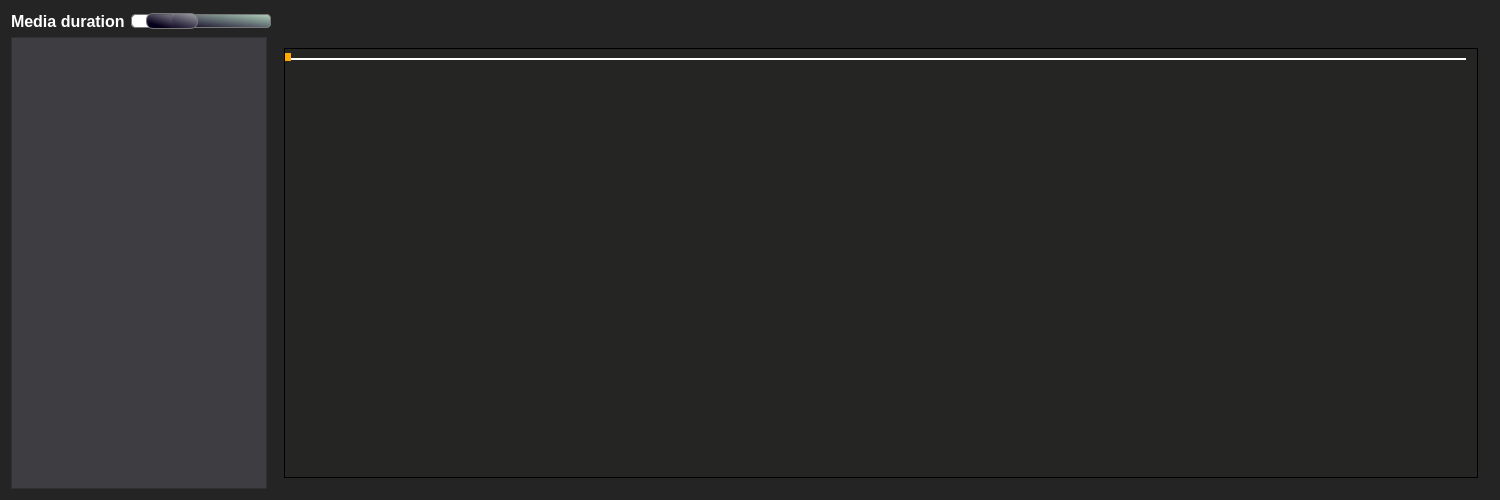
<?xml version="1.0" encoding="UTF-8"?>
<ui version="4.0">
 <class>TimeLine</class>
 <widget class="QWidget" name="TimeLine">
  <property name="geometry">
   <rect>
    <x>0</x>
    <y>0</y>
    <width>1500</width>
    <height>500</height>
   </rect>
  </property>
  <property name="minimumSize">
   <size>
    <width>1500</width>
    <height>200</height>
   </size>
  </property>
  <property name="maximumSize">
   <size>
    <width>4000</width>
    <height>500</height>
   </size>
  </property>
  <property name="windowTitle">
   <string>TimeLine</string>
  </property>
  <property name="styleSheet">
   <string notr="true">QWidget
{
background: rgb(36, 36, 36);
}</string>
  </property>
  <layout class="QVBoxLayout" name="verticalLayout_2">
   <item>
    <layout class="QHBoxLayout" name="horizontalLayout_2">
     <property name="rightMargin">
      <number>9</number>
     </property>
     <item>
      <widget class="QLabel" name="timeLabel">
       <property name="sizePolicy">
        <sizepolicy hsizetype="Fixed" vsizetype="Preferred">
         <horstretch>0</horstretch>
         <verstretch>0</verstretch>
        </sizepolicy>
       </property>
       <property name="minimumSize">
        <size>
         <width>110</width>
         <height>0</height>
        </size>
       </property>
       <property name="font">
        <font>
         <pointsize>12</pointsize>
         <weight>75</weight>
         <bold>true</bold>
        </font>
       </property>
       <property name="styleSheet">
        <string notr="true">QLabel
{
color: white;

}</string>
       </property>
       <property name="text">
        <string>Media duration</string>
       </property>
      </widget>
     </item>
     <item>
      <widget class="QSlider" name="zoomingSlider">
       <property name="sizePolicy">
        <sizepolicy hsizetype="Maximum" vsizetype="Minimum">
         <horstretch>0</horstretch>
         <verstretch>0</verstretch>
        </sizepolicy>
       </property>
       <property name="minimumSize">
        <size>
         <width>140</width>
         <height>0</height>
        </size>
       </property>
       <property name="styleSheet">
        <string notr="true">QSlider::groove:horizontal {
border: 1px solid #bbb;
background: white;
height: 12px;
border-radius: 5px;
}

QSlider::sub-page:horizontal {

background: qlineargradient(x1: 0, y1: 0.2, x2: 1, y2: 1,
    stop: 0 #bbf, stop: 1 #55f);
border: 1px solid #777;
height: 10px;
border-radius: 4px;
}

QSlider::add-page:horizontal {
background: qlineargradient(spread:pad, x1:0, y1:1, x2:1, y2:0, stop:0 rgba(12, 0, 34, 255), stop:1 rgba(176, 209, 187, 255));
border: 1px solid #777;
height: 10px;
border-radius: 4px;
}

QSlider::handle:horizontal {
background:qlineargradient(spread:pad, x1:0, y1:1, x2:1, y2:0, stop:0.215909 rgba(7, 0, 27, 255), stop:0.994318 rgba(174, 174, 180, 210));
border: 1px solid #777;
width: 50px;
margin-top: -2px;
margin-bottom: -2px;
border-radius: 7px;
}

QSlider::handle:horizontal:hover {
background: qlineargradient(spread:pad, x1:0, y1:1, x2:1, y2:0, stop:0 rgba(0, 0, 0, 255), stop:1 rgba(90, 181, 237, 255));
border: 1px solid #444;
border-radius: 4px;
}

QSlider::sub-page:horizontal:disabled {
background: #bbb;
border-color: #999;
}

QSlider::add-page:horizontal:disabled {
background: #eee;
border-color: #999;
}

QSlider::handle:horizontal:disabled {
background: #eee;
border: 1px solid #aaa;
border-radius: 4px;
}</string>
       </property>
       <property name="minimum">
        <number>1</number>
       </property>
       <property name="maximum">
        <number>25</number>
       </property>
       <property name="singleStep">
        <number>1</number>
       </property>
       <property name="pageStep">
        <number>1</number>
       </property>
       <property name="value">
        <number>5</number>
       </property>
       <property name="orientation">
        <enum>Qt::Horizontal</enum>
       </property>
      </widget>
     </item>
     <item>
      <spacer name="horizontalSpacer">
       <property name="orientation">
        <enum>Qt::Horizontal</enum>
       </property>
       <property name="sizeHint" stdset="0">
        <size>
         <width>40</width>
         <height>20</height>
        </size>
       </property>
      </spacer>
     </item>
    </layout>
   </item>
   <item>
    <layout class="QHBoxLayout" name="horizontalLayout">
     <item>
      <widget class="QListWidget" name="sourcesList">
       <property name="sizePolicy">
        <sizepolicy hsizetype="Minimum" vsizetype="Expanding">
         <horstretch>0</horstretch>
         <verstretch>0</verstretch>
        </sizepolicy>
       </property>
       <property name="styleSheet">
        <string notr="true">QListWidget
{
background-color: rgb(62, 62, 66)
}
QListWidget::item:selected
{
    background: rgb(128,128,255);
}

 QScrollBar:vertical {
	background:rgb(238, 238, 238);
    width: 10px;
}
QScrollBar::handle:vertical {
    background: rgb(58, 64, 85);
    min-heigth: 6px;
	heigth:10px;
	max-heigth:15px;
	border: 1px solid rgb(29, 0, 58);
	border-radius:5px;
}
QScrollBar::add-page:vertical, QScrollBar::sub-page:vertical {
background: none;
}
QScrollBar::right-arrow:vertical, QScrollBar::left-arrow:vertical
{
background:none;
color:none;
}
QScrollBar::add-line:vertical {
      border: none;
      background: none;
}

QScrollBar::sub-line:vertical {
      border: none;
      background: none;
}
 QScrollBar:horizontal {
	background:rgb(238, 238, 238);
    height: 10px;
}
QScrollBar::handle:horizontal {
    background: rgb(58, 64, 85);
    min-width: 6px;
	width:10px;
	max-width:15px;
	border: 1px solid rgb(29, 0, 58);
	border-radius:5px;
}
QScrollBar::add-page:horizontal, QScrollBar::sub-page:horizontal {
background: none;
}
QScrollBar::right-arrow:horizontal, QScrollBar::left-arrow:horizontal
{
background:none;
color:none;
}
QScrollBar::add-line:horizontal {
      border: none;
      background: none;
}

QScrollBar::sub-line:horizontal {
      border: none;
      background: none;
}

 </string>
       </property>
      </widget>
     </item>
     <item>
      <widget class="QWidget" name="widget" native="true">
       <layout class="QVBoxLayout" name="verticalLayout_4">
        <item>
         <widget class="QScrollArea" name="scrollArea">
          <property name="sizePolicy">
           <sizepolicy hsizetype="MinimumExpanding" vsizetype="Minimum">
            <horstretch>0</horstretch>
            <verstretch>0</verstretch>
           </sizepolicy>
          </property>
          <property name="minimumSize">
           <size>
            <width>1000</width>
            <height>395</height>
           </size>
          </property>
          <property name="styleSheet">
           <string notr="true">QScrollArea
{
border: 1px solid black;

}

 QScrollBar:horizontal {
	background:rgb(238, 238, 238);
    height: 14px;
}
QScrollBar::handle:horizontal {
    background: rgb(58, 64, 85);
    min-width: 12px;
	border: 1px solid rgb(29, 0, 58);
	border-radius:5px;
	height: 8px;
}
QScrollBar::add-page:horizontal, QScrollBar::sub-page:horizontal {
background: none;
}
QScrollBar::right-arrow:horizontal, QScrollBar::left-arrow:horizontal
{
background:none;
color:none;
}
QScrollBar::add-line:horizontal {
      border: none;
      background: none;
}

QScrollBar::sub-line:horizontal {
      border: none;
      background: none;
}



 QScrollBar:vertical {
	background:rgb(238, 238, 238);
    width: 10px;
}
QScrollBar::handle:vertical {
    background: rgb(58, 64, 85);
    min-heigth: 6px;
	heigth:10px;
	max-heigth:15px;
	border: 1px solid rgb(29, 0, 58);
	border-radius:5px;
}
QScrollBar::add-page:vertical, QScrollBar::sub-page:vertical {
background: none;
}
QScrollBar::right-arrow:vertical, QScrollBar::left-arrow:vertical
{
background:none;
color:none;
}
QScrollBar::add-line:vertical {
      border: none;
      background: none;
}

QScrollBar::sub-line:vertical {
      border: none;
      background: none;
}</string>
          </property>
          <property name="frameShape">
           <enum>QFrame::Box</enum>
          </property>
          <property name="frameShadow">
           <enum>QFrame::Sunken</enum>
          </property>
          <property name="lineWidth">
           <number>0</number>
          </property>
          <property name="verticalScrollBarPolicy">
           <enum>Qt::ScrollBarAsNeeded</enum>
          </property>
          <property name="horizontalScrollBarPolicy">
           <enum>Qt::ScrollBarAsNeeded</enum>
          </property>
          <property name="sizeAdjustPolicy">
           <enum>QAbstractScrollArea::AdjustToContents</enum>
          </property>
          <property name="widgetResizable">
           <bool>true</bool>
          </property>
          <property name="alignment">
           <set>Qt::AlignCenter</set>
          </property>
          <widget class="QWidget" name="Content">
           <property name="geometry">
            <rect>
             <x>0</x>
             <y>0</y>
             <width>1198</width>
             <height>430</height>
            </rect>
           </property>
           <property name="sizePolicy">
            <sizepolicy hsizetype="Preferred" vsizetype="Preferred">
             <horstretch>0</horstretch>
             <verstretch>0</verstretch>
            </sizepolicy>
           </property>
           <property name="minimumSize">
            <size>
             <width>0</width>
             <height>0</height>
            </size>
           </property>
           <property name="styleSheet">
            <string notr="true">QWidget
{
background-color:rgb(37,38,36);
border:0px solid black;
}</string>
           </property>
           <layout class="QVBoxLayout" name="verticalLayout">
            <property name="leftMargin">
             <number>0</number>
            </property>
            <property name="topMargin">
             <number>0</number>
            </property>
            <item>
             <widget class="TimeLineSlider" name="horizontalSlider">
              <property name="sizePolicy">
               <sizepolicy hsizetype="Minimum" vsizetype="Maximum">
                <horstretch>0</horstretch>
                <verstretch>0</verstretch>
               </sizepolicy>
              </property>
              <property name="minimumSize">
               <size>
                <width>150</width>
                <height>20</height>
               </size>
              </property>
              <property name="autoFillBackground">
               <bool>false</bool>
              </property>
              <property name="styleSheet">
               <string notr="true">QWidget
{
background-color:rgba(255, 255, 255, 0);
border:0px solid black;
}
QSlider::groove:horizontal {

    height: 2px; /* the groove expands to the size of the slider by default. by giving it a height, it has a fixed size */
background:white;

    margin: 2px 0;
}
QSlider::handle:horizontal {
    background: rgb(255, 170, 0);
    width:6px;
	height: 15px;
	margin: -5px 0 -1px 0;
}</string>
              </property>
              <property name="maximum">
               <number>200</number>
              </property>
              <property name="orientation">
               <enum>Qt::Horizontal</enum>
              </property>
              <property name="tickPosition">
               <enum>QSlider::TicksAbove</enum>
              </property>
              <property name="tickInterval">
               <number>25</number>
              </property>
             </widget>
            </item>
            <item>
             <widget class="QScrollArea" name="scrollArea_2">
              <property name="sizePolicy">
               <sizepolicy hsizetype="Expanding" vsizetype="Expanding">
                <horstretch>0</horstretch>
                <verstretch>0</verstretch>
               </sizepolicy>
              </property>
              <property name="horizontalScrollBarPolicy">
               <enum>Qt::ScrollBarAsNeeded</enum>
              </property>
              <property name="widgetResizable">
               <bool>true</bool>
              </property>
              <property name="alignment">
               <set>Qt::AlignRight|Qt::AlignTrailing|Qt::AlignVCenter</set>
              </property>
              <widget class="QWidget" name="scrollAreaWidgetContents">
               <property name="geometry">
                <rect>
                 <x>0</x>
                 <y>0</y>
                 <width>1189</width>
                 <height>388</height>
                </rect>
               </property>
               <layout class="QVBoxLayout" name="verticalLayout_3">
                <property name="leftMargin">
                 <number>0</number>
                </property>
                <item>
                 <layout class="QVBoxLayout" name="timeline">
                  <property name="spacing">
                   <number>1</number>
                  </property>
                  <property name="sizeConstraint">
                   <enum>QLayout::SetDefaultConstraint</enum>
                  </property>
                 </layout>
                </item>
               </layout>
              </widget>
             </widget>
            </item>
           </layout>
          </widget>
         </widget>
        </item>
       </layout>
      </widget>
     </item>
    </layout>
   </item>
  </layout>
 </widget>
 <layoutdefault spacing="6" margin="11"/>
 <customwidgets>
  <customwidget>
   <class>TimeLineSlider</class>
   <extends>QSlider</extends>
   <header>timelineslider.h</header>
  </customwidget>
 </customwidgets>
 <resources/>
 <connections/>
 <designerdata>
  <property name="gridDeltaX">
   <number>10</number>
  </property>
  <property name="gridDeltaY">
   <number>10</number>
  </property>
  <property name="gridSnapX">
   <bool>true</bool>
  </property>
  <property name="gridSnapY">
   <bool>true</bool>
  </property>
  <property name="gridVisible">
   <bool>true</bool>
  </property>
 </designerdata>
</ui>
